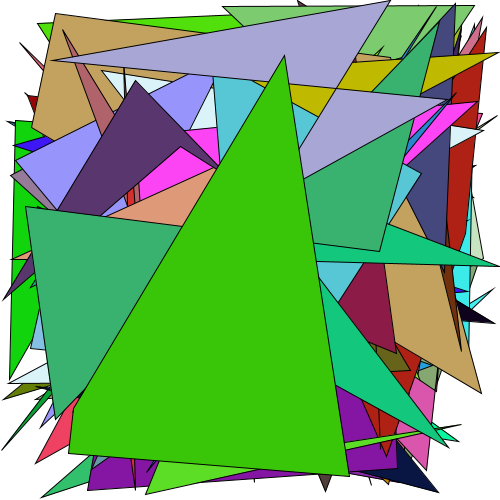
Frame 1 (no input)
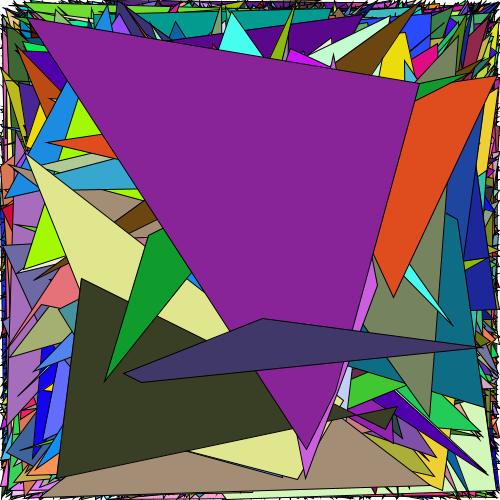
Frame 60 (the mouse pressed at the canvas centre just before this capture)
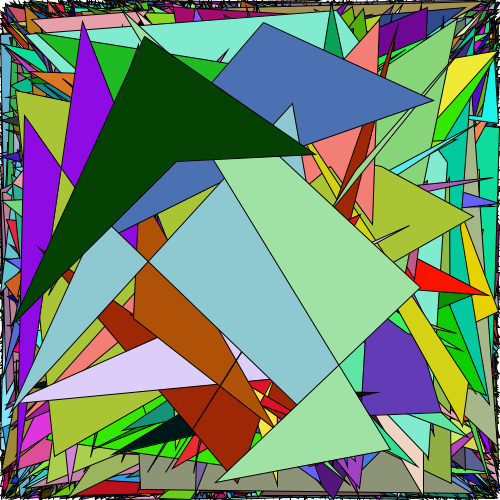
Frame 120 (the mouse held since frame 60 and released just before this capture)

The Processing sketch that drew these frames (run headless with seeded random() and noise(); from frame 60 on, the mouse is pressed at the canvas centre):

// Processing sketch: processing_61814
// ── processing_61814.pde

void setup(){
size (500,500);
background (255);
smooth();
/*definições do programa*/
}

void draw(){
for (int x=1; x<10; x=x+1){
  for (int y=1; y<10; y=y+1){
    /*processo de repetição*/
    fill (random (255), random (255), random (255));
    /*random de cores*/
    quad (random (500), random (500), 
          random (500), random(500),
          random (500), random(500),
          random (500), random(500));
          /*desenho dos quadrados, com o random em todas as posições*/
  }
}
}
